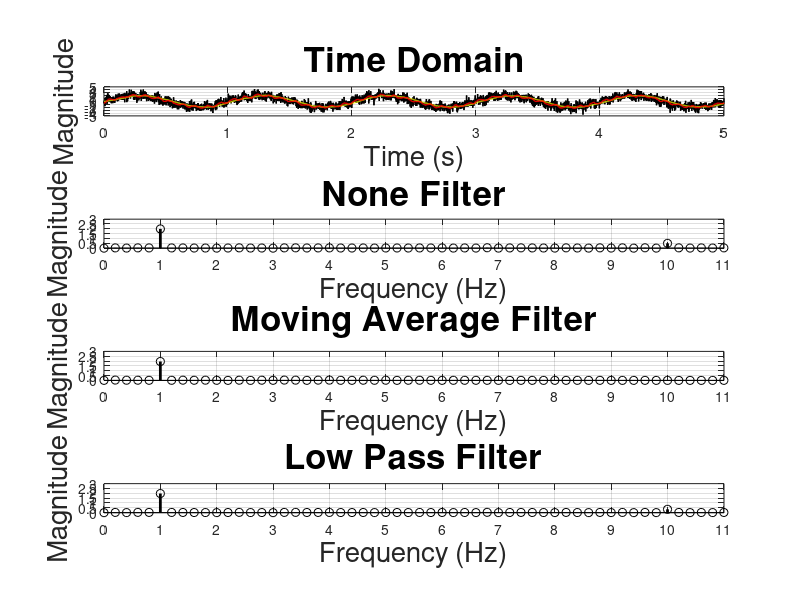

Write MATLAB code to recreate this figure.
clc, clear
close all
%% Set Parameters
% Set Simulation Time
    delta_t = 0.001;
    end_time = 5;

    sim_time =(0:0.001:5);
% Set Sine Wave
    sine_mag1 = 2.0; sine_freq1 = 1.0; % Main Signal
    sine_mag2 = 0.5; sine_freq2 = 10.0; % Noise
%% Set FFT
    Fs = 1/delta_t; % Sampling Frequncy
    T = delta_t; % Sampling Period
    L = length(sim_time); % Length of Signal
    T_vector = (0:L-1)*T; % Time Vector

    fft_f = Fs*(0:(L/2))/L; % Frequency Range
%% define sin wave
sim_y = sine_mag1*sin(sine_freq1*(2*pi*T_vector)) + sine_mag2 * sin(sine_freq2 * (2*pi*T_vector)) + 0.8 * randn(size(T_vector));
%% MAF filter
   m1 = 1;
   n = 100;
   sum = 0;
   for t=0:delta_t:end_time
        if m1 > n
            MAF_R(m1) = MAF_R(m1-1) + (sim_y(m1)-sim_y(m1-n))/n; % 이동평균 재귀식
        else 
            sum = sum + sim_y(m1); %100개씩 묶기로 해서 MAF_R(100)까지는 재귀식을 쓸수없어 점점 더해지는 값들을 n으로 나누는 식으로 했다.
            MAF_R(m1) = sum/n;
        end
        m1 = m1+1;
   end
   %% LPF filter
   m2=2;
   tau = 0.0159;
   LPF_R(1) = sim_y(1);
   for t=delta_t:delta_t:end_time
        alpha = tau/(delta_t + tau);
        LPF_R(m2) = (1-alpha)*sim_y(m2) + alpha*LPF_R(m2-1);
        m2 = m2 + 1;
   end
%% Calc NONE FFT    
    fft_y_temp1 = abs(fft(sim_y)/L);
    fft_y1 = fft_y_temp1(1:L/2+1);
    fft_y1(2:end-1) = 2*fft_y1(2:end-1);
%% Calc MAF FFT
    fft_y_temp2 = abs(fft(MAF_R)/L);
    fft_y2 = fft_y_temp2(1:L/2+1);
    fft_y2(2:end-1) = 2*fft_y2(2:end-1);
%% Calc LPF FFT
    fft_y_temp3 = abs(fft(LPF_R)/L);
    fft_y3 = fft_y_temp3(1:L/2+1);
    fft_y3(2:end-1) = 2*fft_y3(2:end-1);
%% Draw Graph
figure('units', 'pixels', 'pos',[500 500 500 1000],'Color',[1,1,1]);
    subplot(4,1,1) % Time-Domain
        Xmin = 0.0; XTick = 1.0; Xmax = end_time;
        Ymin = -5.0; YTick = 1.0; Ymax = 5.0;

            plot(T_vector, sim_y,'-k','LineWidth',1) %None
            hold on;
            plot(T_vector, MAF_R,'-y','LineWidth',1) %MAF
            hold on;
            plot(T_vector, LPF_R,'-r','LineWidth',1) %LPF

            grid on; % Grid On
            axis([Xmin Xmax Ymin Ymax]) % Graph ## ## ##
            set(gca,'XTick',(Xmin:XTick:Xmax)); % X# Grid ##
            set(gca,'YTick',(Ymin:YTick:Ymax)); % Y# Grid ##
        xlabel('Time (s)', 'fontsize',20);
        ylabel('Magnitude', 'fontsize',20);
        title ('Time Domain', 'fontsize',25);
    
    subplot(4,1,2) % Frequncy-Domain
        Xmin = 0.0; Xmax = 11.0;
        Ymin = 0.0; Ymax = 3.0;

            stem(fft_f, fft_y1,'-k','LineWidth',2)

            grid on; % Grid On
            axis([Xmin Xmax Ymin Ymax]) % Graph ## ## ##
            set(gca,'XTick',(0.0:1.0:11.0)); % X# Grid ##
            set(gca,'YTick',(0.0:0.5:3.0)); % Y# Grid ##
        xlabel('Frequency (Hz)', 'fontsize',20);
        ylabel('Magnitude', 'fontsize',20);
        title ('None Filter', 'fontsize',25);

    subplot(4,1,3) % Frequncy-Domain
        Xmin = 0.0; Xmax = 11.0;
        Ymin = 0.0; Ymax = 3.0;

            stem(fft_f, fft_y2,'-k','LineWidth',2)

            grid on; % Grid On
            axis([Xmin Xmax Ymin Ymax]) % Graph ## ## ##
            set(gca,'XTick',[0:1.0: 11.0]); % X# Grid ##
            set(gca,'YTick',[0.0:0.5:3.0]); % Y# Grid ##
        xlabel('Frequency (Hz)', 'fontsize',20);
        ylabel('Magnitude', 'fontsize',20);
        title ('Moving Average Filter', 'fontsize',25);

    subplot(4,1,4) % Frequncy-Domain
        Xmin = 0.0; Xmax = 11.0;
        Ymin = 0.0; Ymax = 3.0;

            stem(fft_f, fft_y3,'-k','LineWidth',2)

            grid on; % Grid On
            axis([Xmin Xmax Ymin Ymax]) % Graph ## ## ##
            set(gca,'XTick',[0:1.0: 11.0]); % X# Grid ##s
            set(gca,'YTick',[0.0:0.5:3.0]); % Y# Grid ##
        xlabel('Frequency (Hz)', 'fontsize',20);
        ylabel('Magnitude', 'fontsize',20);
        title ('Low Pass Filter', 'fontsize',25);